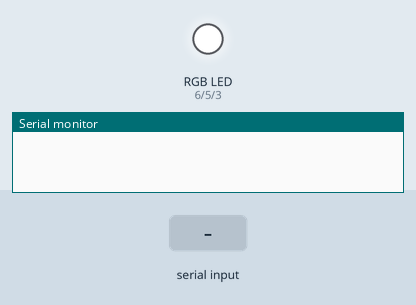
Recording of a sketch running on a simulated Arduino Uno, built with avr-gcc and run on an emulated ATmega328P. Shown: an RGB LED mixed from three pins (HIGH = lit), the last lines printed to the serial monitor. Inputs (shaded band) come from the test bench.

Above: at 1.2 s.
1.3 s: "90,45\n" received over Serial
At 2.4 s:
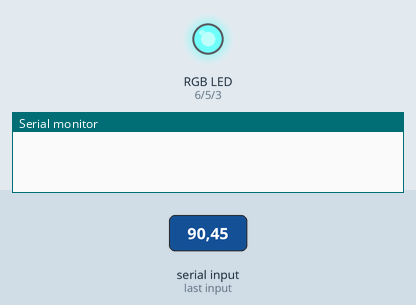
2.8 s: "START!" received over Serial
At 3.5 s:
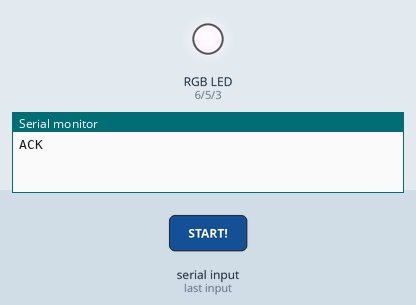
4.3 s: "30,150\n" received over Serial
At 4.6 s:
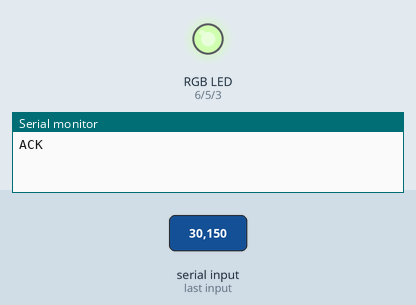
Timing chart, 0 to 7.3 s (numbered marks = the images above; inputs shaded):
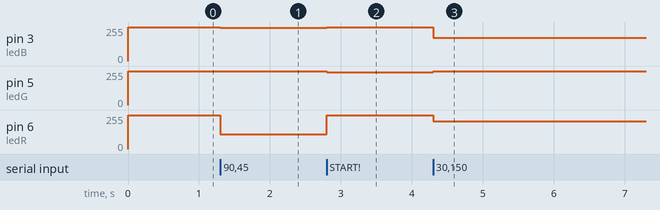

The sketch:

Arduino.ino
```cpp
#define ledR 6
#define ledG 5
#define ledB 3

int valR,valG,valB;
char rx[6];
char charR[3];
char charG[3];
char charB[3];

int i=0;

void setup() {
  pinMode(ledR, OUTPUT);
  pinMode(ledG, OUTPUT);
  pinMode(ledB, OUTPUT);

  Serial.begin(115200);


}

// the loop routine runs over and over again forever:
void loop()
{
  if (Serial.available() > 0)
  {
    rx[i] = (char)Serial.read();
    i++;
  }


if (strcmp(rx, "START!") == 0)
{
  Serial.println("ACK");
  memset(rx,'0',sizeof(rx));
  i = 0;
}


  if(i == 6)
  {

    charR[0] = rx[0];
    charR[1] = rx[1];
    charG[0] = rx[2];
    charG[1] = rx[3];
    charB[0] = rx[4];
    charB[1] = rx[5];
    valB = (int)strtol(charB,NULL,16);
    valG = (int)strtol(charG,NULL,16);
    valR = (int)strtol(charR,NULL,16);

    i = 0;
  }


  analogWrite(ledR,255-valR);
  analogWrite(ledG,255-valG);
  analogWrite(ledB,255-valB);
}
```

Measured:
- after the input at 1.3 s, pin 3 (ledB): 255/255 → 250/255 at once; pin 6 (ledR): 255/255 → 111/255 at once
- after the input at 2.8 s, pin 3 (ledB): 250/255 → 255/255 at once; pin 5 (ledG): 255/255 → 245/255 at once; pin 6 (ledR): 111/255 → 255/255 at once
- after the input at 4.3 s, pin 3 (ledB): 255/255 → 175/255 at once; pin 5 (ledG): 245/255 → 255/255 at once; pin 6 (ledR): 255/255 → 207/255 at once
